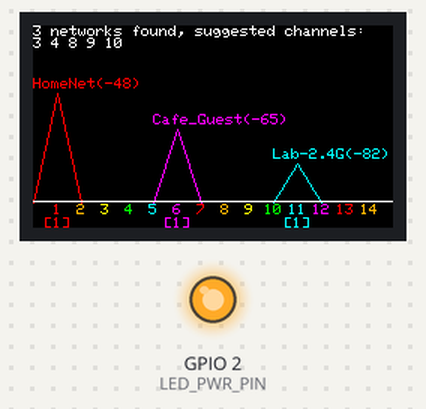
Simulated run of this sketch. Board: ESP32. Parts: 240×135 colour display, output pins drawn as LEDs (lit = HIGH). A WiFi scan finds three made-up networks; pins used as bus, display or sensor lines are not drawn.

Above: at 2.5 s.

Measured:
- what the display in image 0 shows lasts 7.1 s, from 2.5 s to 9.6 s

The sketch:

TTGO-WiFiAnalyzer.ino
```cpp
#include "WiFi.h"
#define SCAN_COUNT_SLEEP 5
// Uncomment this option if using PNP transistor control LCD power
//#define PNP_PWR_TRANSISTOR

#if defined(PNP_PWR_TRANSISTOR)
#define LCD_PWR_PIN 2 // D2
#else
#define LCD_PWR_PIN 4 // D2
#define LED_PWR_PIN 2 // D4
#endif

#include <TFT_eSPI.h> // Graphics and font library
#include <SPI.h>

TFT_eSPI tft = TFT_eSPI();
TFT_eSprite spr = TFT_eSprite(&tft);

#define TFT_MOSI 12
#define TFT_CLK 13
#define TFT_RST 2
#define TFT_MISO 3

#define TFT_DC 14
#define TFT_CS 0
// Use hardware SPI and the above for CS/DC
#define TFT_MOSI 12
#define TFT_CLK 13
#define TFT_RST 2
#define TFT_MISO 3
// If using the breakout, change pins as desired


// Graph constant

#define WIDTH 240
#define HEIGHT 135


#define GRAPH_BASELINE (HEIGHT - 18)
#define GRAPH_HEIGHT (HEIGHT - 52)
#define CHANNEL_WIDTH (WIDTH / 15)

// RSSI RANGE
#define RSSI_CEILING -40
#define RSSI_FLOOR -100
#define NEAR_CHANNEL_RSSI_ALLOW -70

// define color


// Channel color mapping from channel 1 to 14
uint16_t channel_color[] = {
  TFT_RED, TFT_ORANGE, TFT_YELLOW, TFT_GREEN, TFT_CYAN, TFT_MAGENTA,
  TFT_RED, TFT_ORANGE, TFT_YELLOW, TFT_GREEN, TFT_CYAN, TFT_MAGENTA,
  TFT_RED, TFT_ORANGE
};

uint8_t scan_count = 0;

void setup() {
#if defined(PNP_PWR_TRANSISTOR)
  pinMode(LCD_PWR_PIN, OUTPUT);   // sets the pin as output
  digitalWrite(LCD_PWR_PIN, LOW); // PNP transistor on
#else
  pinMode(LCD_PWR_PIN, OUTPUT);   // sets the pin as output
  pinMode(LED_PWR_PIN, OUTPUT);   // sets the pin as output
  digitalWrite(LCD_PWR_PIN, HIGH); // power on
  digitalWrite(LED_PWR_PIN, HIGH); // power on
#endif

  tft.begin();
  tft.setRotation(1);

// Set WiFi to station mode and disconnect from an AP if it was previously connected
  WiFi.mode(WIFI_STA);
  WiFi.disconnect();

  // rest for WiFi routine?
  delay(100);
  spr.createSprite(WIDTH, HEIGHT);
}

void loop() {
  uint8_t ap_count[] = {0, 0, 0, 0, 0, 0, 0, 0, 0, 0, 0, 0, 0, 0};
  int32_t max_rssi[] = {-100, -100, -100, -100, -100, -100, -100, -100, -100, -100, -100, -100, -100, -100};

  // WiFi.scanNetworks will return the number of networks found
  int n = WiFi.scanNetworks();

  // clear old graph
  spr.fillRect(0, 0, WIDTH, HEIGHT, TFT_BLACK);
  spr.setTextSize(0);

  if (n == 0) {
    spr.setTextColor(TFT_BLACK);
    spr.setCursor(0, 0);
    spr.println("no networks found");
  } else {
    // plot found WiFi info
    for (int i = 0; i < n; i++) {
      int32_t channel = WiFi.channel(i);
      int32_t rssi = WiFi.RSSI(i);
      uint16_t color = channel_color[channel - 1];
      int height = constrain(map(rssi, RSSI_FLOOR, RSSI_CEILING, 1, GRAPH_HEIGHT), 1, GRAPH_HEIGHT);

      // channel stat
      ap_count[channel - 1]++;
      if (rssi > max_rssi[channel - 1]) {
        max_rssi[channel - 1] = rssi;
      }

      spr.drawLine(channel * CHANNEL_WIDTH, GRAPH_BASELINE - height, (channel - 1) * CHANNEL_WIDTH, GRAPH_BASELINE + 1, color);
      spr.drawLine(channel * CHANNEL_WIDTH, GRAPH_BASELINE - height, (channel + 1) * CHANNEL_WIDTH, GRAPH_BASELINE + 1, color);

      // Print SSID, signal strengh and if not encrypted
      spr.setTextColor(color);
      spr.setCursor((channel - 1) * CHANNEL_WIDTH, GRAPH_BASELINE - 10 - height);
      spr.print(WiFi.SSID(i));
      spr.print('(');
      spr.print(rssi);
      spr.print(')');
      //if (WiFi.encryptionType(i) == ENC_TYPE_NONE) {
      //  tft.print('*');
      //}

      // rest for WiFi routine?
      delay(10);
    }
  }

  // print WiFi stat
  spr.pushSprite(0, 0);
  spr.setTextColor(TFT_WHITE);
  spr.setCursor(0, 0);
  spr.print(n);
  spr.print(" networks found, suggested channels: ");
  spr.println();
  bool listed_first_channel = false;
  for (int i = 1; i <= 11; i++) { // channels 12-14 may not available
    if ((i == 1) || (max_rssi[i - 2] < NEAR_CHANNEL_RSSI_ALLOW)) { // check previous channel signal strengh
      if ((i == sizeof(channel_color)) || (max_rssi[i] < NEAR_CHANNEL_RSSI_ALLOW)) { // check next channel signal strengh
        if (ap_count[i - 1] == 0) { // check no AP exists in same channel
          if (!listed_first_channel) {
            listed_first_channel = true;
          } else {
            spr.print(" ");
          }
          spr.print(i);
        }
      }
    }
  }

  // draw graph base axle
  spr.drawFastHLine(0, GRAPH_BASELINE, WIDTH, TFT_WHITE);
  for (int i = 1; i <= 14; i++) {
    spr.setTextColor(channel_color[i - 1]);
    spr.setCursor((i * CHANNEL_WIDTH) - ((i < 10)?3:6), GRAPH_BASELINE + 2);
    spr.print(i);
    if (ap_count[i - 1] > 0) {
      spr.setCursor((i * CHANNEL_WIDTH) - ((ap_count[i - 1] < 10)?9:12), GRAPH_BASELINE + 11);
      spr.print('[');
      spr.print(ap_count[i - 1]);
      spr.print(']');


    }
  }

  spr.pushSprite(0, 0);
  delay(5000); // Wait a bit before scanning again

}
```
